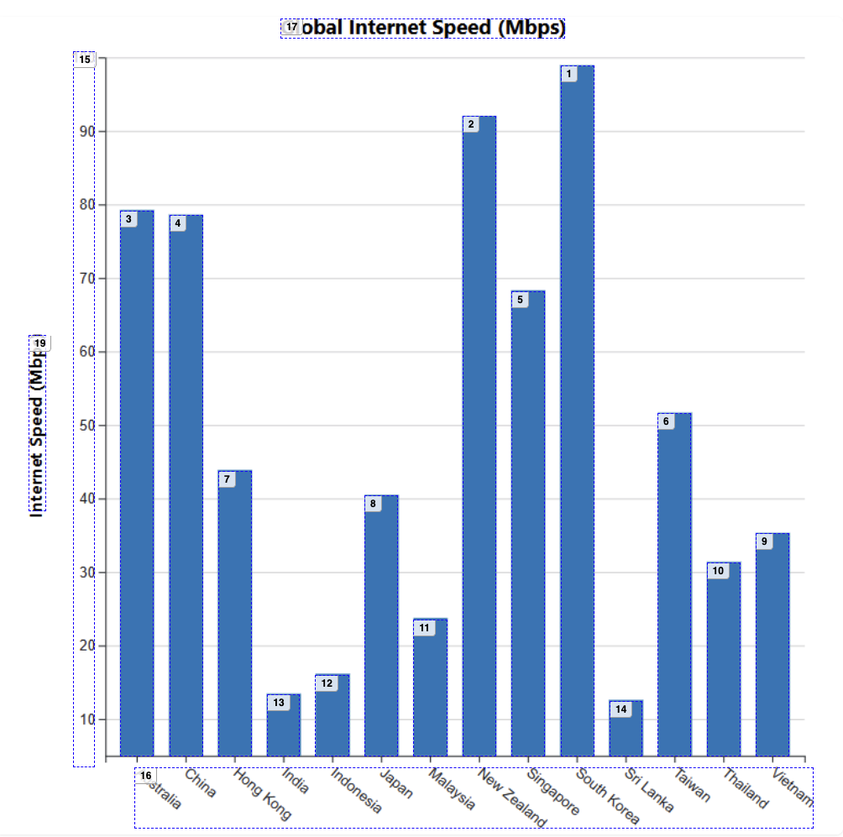
#> input picture client/src/pages/api/temp/chart.png, 843 x 837 px, shrunk from 1004 x 997 before the run; its folder holds only this picture in this run
$ python -i openCVdetectDots.py   (imports and definitions only)
#> lines starting #> are read from the running program, lines starting #| are printed output that depends on the picture; after the words box and inside, x2 and y2 are one past the last pixel; in counts of white or black regions, pixels touching at a corner belong together
#> further down, picture is the input picture: shape (837, 843, 3); mean B, G, R 235.9, 220, 208.5
import cv2
import numpy as np
import math

# [134 lines left out: functions detect_scatterplot_dots, detect_colored_bubbles, not called in this run]


def detect_text_boxes(image: np.ndarray):
    """
    Detect potential text regions in an image using adaptive thresholding and contour detection.
    Returns a list of bounding boxes (x, y, width, height) for candidate text areas.
    """
    gray = cv2.cvtColor(image, cv2.COLOR_BGR2GRAY)
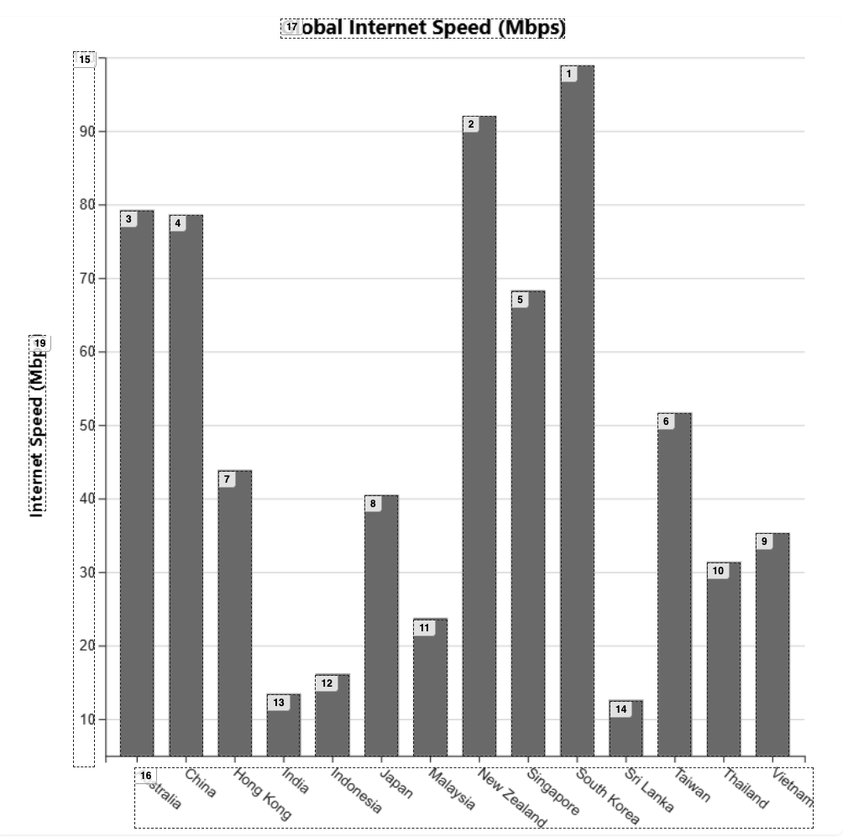
#> gray: shape (837, 843); min 0, max 255, mean 218.3
    thresh = cv2.adaptiveThreshold(
        gray, 255,
        cv2.ADAPTIVE_THRESH_GAUSSIAN_C,
        cv2.THRESH_BINARY_INV,
        15, 4
    )
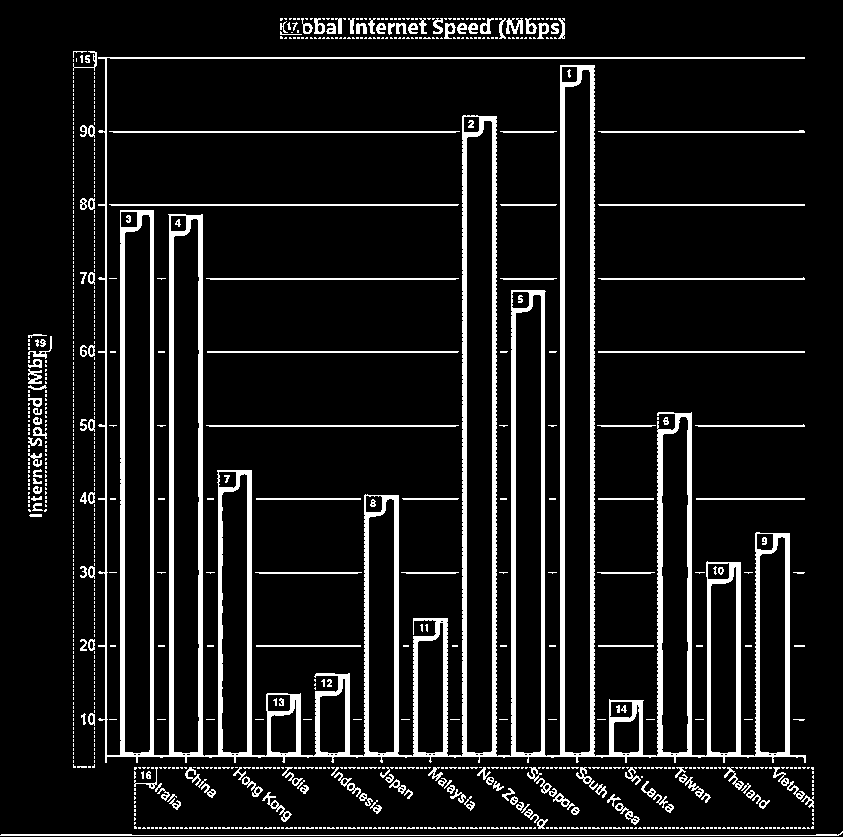
#> thresh: shape (837, 843); 10.1% white; 996 white regions (828 under 20 px), largest, box (x1, y1, x2, y2) and area: (98, 57, 806, 763) 50703, (0, 831, 843, 836) 999, (109, 204, 459, 206) 697
    kernel = cv2.getStructuringElement(cv2.MORPH_RECT, (3, 3))
    closed = cv2.morphologyEx(thresh, cv2.MORPH_CLOSE, kernel, iterations=1)
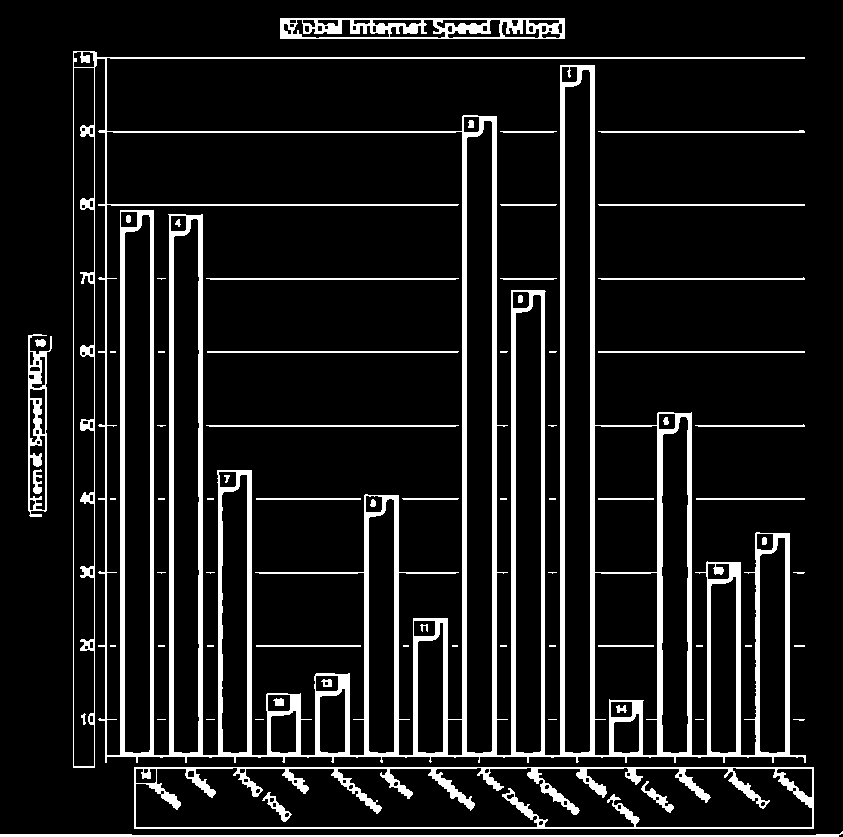
#> closed: shape (837, 843); 11.1% white; 71 white regions (31 under 20 px)
    contours, _ = cv2.findContours(closed, cv2.RETR_EXTERNAL, cv2.CHAIN_APPROX_SIMPLE)
#> contours = 30 contours, 15 with area under 20; largest, box (x1, y1, x2, y2) and area: (73, 51, 806, 768) 346420, (134, 767, 814, 829) 41419, (280, 18, 565, 39) 5680, (28, 334, 52, 517) 2918, (0, 831, 843, 837) 996

    boxes = []
    for cnt in contours:
        x, y, w, h = cv2.boundingRect(cnt)
        if w < 5 or h < 5:
            continue
        boxes.append((x, y, w, h))
#> this loop made 30 passes
#> (cnt, x, y, w, h) on passes 2, 4, 5, 6, 7, 8, 9, 10, 13, 14: ([[134, 767], [134, 828], [813, 828], [813, 767]], 134, 767, 680, 62), ([[695, 719], [703, 719]], 695, 719, 9, 1), ([[548, 719], [556, 719]], 548, 719, 9, 1), ([[794, 645], [794, 646], [804, 646], [804, 645]], 794, 645, 11, 2), ([[745, 645], [745, 646], [751, 646], [751, 645]], 745, 645, 7, 2), ([[696, 645], [696, 646], [702, 646], [702, 645]], 696, 645, 7, 2), ([[549, 645], [549, 646], [555, 646], [555, 645]], 549, 645, 7, 2), ([[500, 645], [500, 646], [506, 646], [506, 645]], 500, 645, 7, 2), ([[696, 498], [696, 499], [804, 499], [804, 498]], 696, 498, 109, 2), ([[549, 498], [549, 499], [555, 499], [555, 498]], 549, 498, 7, 2)
#> (x, y, w, h) on passes 1, 3, 11, 12, 16, 17: (0, 831, 843, 6), (793, 719, 12, 2), (793, 572, 12, 2), (548, 572, 9, 2), (548, 425, 9, 2), (695, 424, 110, 3)
#> after the loop, boxes = [(0, 831, 843, 6), (134, 767, 680, 62), (35, 339, 11, 8), (28, 334, 24, 183), (73, 51, 733, 717), (280, 18, 285, 21)]
    return boxes


# [153 lines left out: functions detect_bubble_labels, detect_bubble_legend_items, not called in this run]

>>> import cv2
>>> picture = cv2.imread('../client/src/pages/api/temp/chart.png')
>>> result = detect_text_boxes(picture)
#> result has the same summary as boxes in detect_text_boxes
